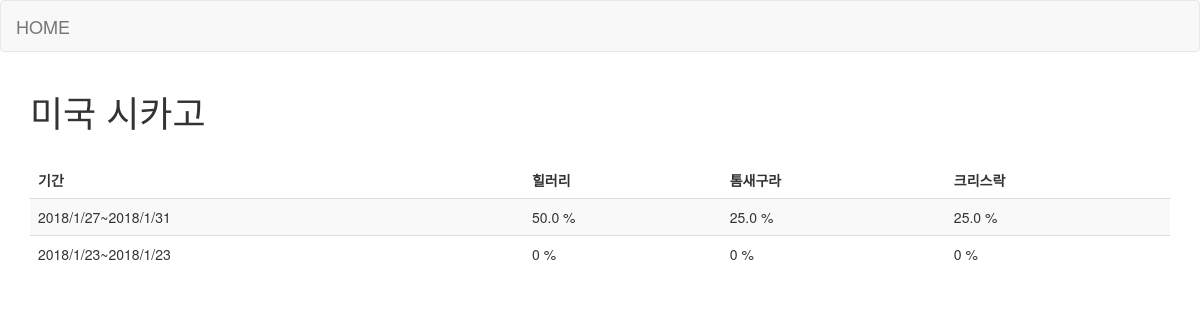
The page /areas/미국 시카고/results on the database its author committed.
### elections/models.py (models this page shows, shortened)
class Candidate(models.Model):
    name = models.CharField(max_length=10)
    introduction = models.TextField()
    area = models.CharField(max_length=15)
    party_number = models.IntegerField(default=0)

### elections/views.py (the view)
# urls.py: re_path(r'^areas/(?P<area>.+)/results$', views.results),
def results(request, area):
    candidates = Candidate.objects.filter(area = area)
    polls = Poll.objects.filter(area = area)
    poll_results = []
    for poll in polls:
        result = {}
        result['start_date'] = poll.start_date
        result['end_date'] = poll.end_date
        total_votes = Choice.objects.filter(poll_id=poll.id).aggregate(Sum('votes'))
        result['total_votes'] = total_votes['votes__sum']
        rates = []
        for candidate in candidates:
            try:
                choice = Choice.objects.get(poll_id=poll.id, candidate_id=candidate.id)
                rates.append(round(choice.votes*100/result['total_votes'],1))
            except:
                rates.append(0)
        result['rates'] = rates
        poll_results.append(result)
    context = {'candidates':candidates, 'area':area,
    'poll_results' : poll_results}
    return render(request, 'elections/result.html', context)

### elections/templates/elections/result.html (shortened to what this page needs)
{% extends "elections/layout.html" %}
{% block content %}
    <div class="container">
            <h1>{{area}}</h1>
            <br>
            <table class="table table-striped">
                <thead>
                <tr>
                    <td><B>기간</B></td>
                    {% for candidate in candidates %}
                    <td><B>{{candidate.name}}</B></td>
                    {% endfor %}
                </tr>
                </thead>
                <tbody>
                    {% for result in poll_results %}
                    <tr>
                        <td> {{result.start_date.year}}/{{result.start_date.month}}/{{result.start_date.day}}~{{result.end_date.year}}/{{result.end_date.month}}/{{result.end_date.day}} </td>
                        {% for rate in result.rates %}
                        <td> {{rate}} %</td>
                        {% endfor %}
                    </tr>
                    {% endfor %}
            </table>
            </div>
{% endblock %}

### rows shown on the page
Candidate: name "힐러리"
Candidate: name "톰새구라"
Candidate: name "크리스락"

### other values the page prints
{{ area }} "미국 시카고"
{{ result.start_date.year }} "2018" "2018"
{{ result.start_date.month }} "1" "1"
{{ result.start_date.day }} "27" "23"
{{ result.end_date.year }} "2018" "2018"
{{ result.end_date.month }} "1" "1"
{{ result.end_date.day }} "31" "23"
{{ rate }} "50.0" "25.0" "25.0" "0" "0" "0"
